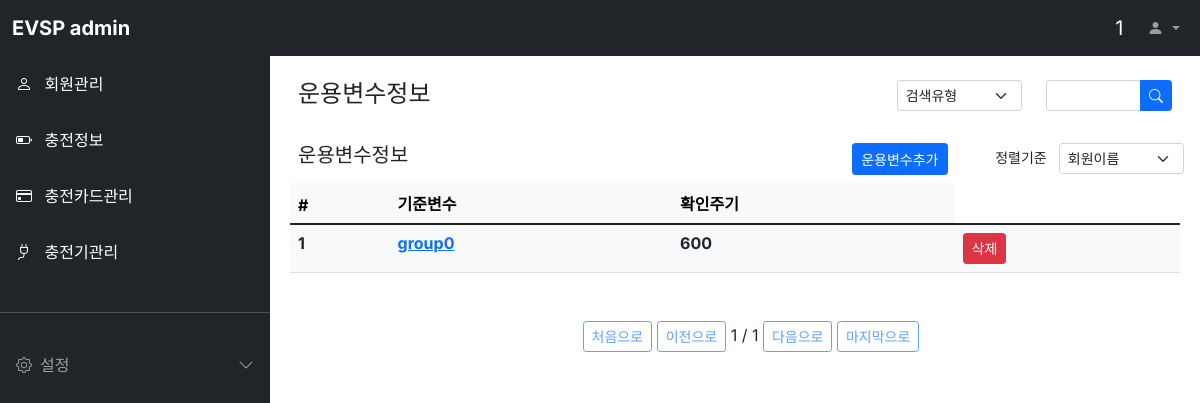
/variables/ (signed in), run on an earlier commit of the app's database.
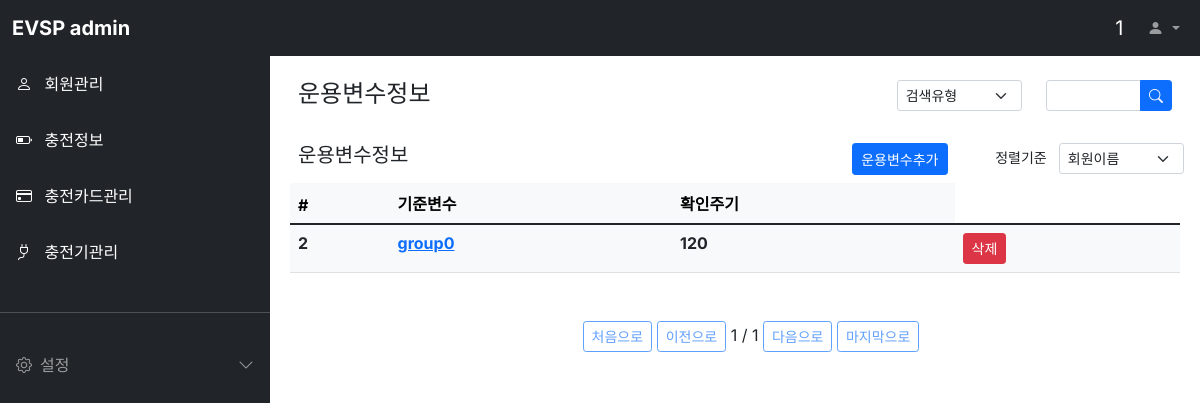
And on a later commit of the database.
### variables/models.py (models this page shows, shortened)
class Variables(models.Model):
  group = models.CharField(max_length=64, blank=True, verbose_name="기준변수")
  interval = models.IntegerField(null=True, verbose_name='확인주기')
  class Meta:
    db_table = 'evsp_variables'
    verbose_name = '운용변수'
    verbose_name_plural = '운용변수'

### variables/views.py (the view)
# urls.py: path('variables/', VariablesList.as_view()),
class VariablesList(ListView):
  model = Variables
  template_name='variables.html'
  context_object_name = 'variablesList'
  paginate_by = 2
  queryset = Variables.objects.all()
  def get_context_data(self, **kwargs):
    context = super().get_context_data(**kwargs)
    user_id = self.request.session['user']
    context['loginuser'] = user_id
    return context

### variables/templates/variables.html (shortened to what this page needs)
{% extends "base.html" %}
{% block contents %}
<div class="row mt-3 mx-3">
  <div class="col-md-8 fw-bold"><h4>운용변수정보</h4></div>
  <div class="col-md-2">
    <select class="form-select form-select-sm" aria-label="Default select example">
      <option selected>검색유형</option>
    </select>
  </div>
  <div class="col-md-2">
    <form>
      <div class="input-group input-group-sm">
        <input type="text" class="form-control" placeholder="" aria-label="Recipient's userid" aria-describedby="button-addon2">
        <button class="btn btn-primary" type="button" id="button-addon2">
          <i class="bi bi-search"></i>
        </button>
      </div>
    </form>
  </div>
</div>
<div class="row mt-3 mx-3">
  <div class="col-md-6 fw-bold"><h5>운용변수정보</h5></div>
  <div class="col-md-3 d-grid justify-content-md-end">
    <button class="btn btn-primary btn-sm"
      onclick="location.href='/variables/register/'">운용변수추가
    </button>
  </div>
  <div class="col-md-3">
    <div class="row justify-content-end">
      <label class="col form-select-sm text-end">정렬기준</label>
      <select class="col form-select form-select-sm" aria-label="Default select example">
        <option selected>회원이름</option>
      </select>
    </div>
  </div>
</div>
<div class="row mt-2 mx-2">
  <div class="col-12">
    <table class="table table-light">
      <thead class="thead-light">
        <tr>
          <th scope="col">#</th>
          <th scope="col">기준변수</th>
          <th scope="col">확인주기</th>
        </tr>
      </thead>
      <tbody class="text-dark">
        {% for variables in variablesList %}
        <tr>
          <th scope="row">{{ variables.id }}</th>
          <th><a id="variables-{{ variables.id }}" onmouseenter="variables_detail({{ variables.id }});" onmouseleave="variables_leave({{ variables.id }});"
            href="/variables/{{ variables.id }}">{{ variables.group }}</a></th>
          <th>{{ variables.interval }}</th>
          <th><a class="btn btn-primary btn-sm btn-danger" id="variables-{{ variables.id }}"
            href="/variables/{{ variables.id }}/delete" target="_blank">삭제</a></th>
        </tr>
        {% endfor %}
      </tbody>
    </table>
    <div class="pagination justify-content-center mt-5">
      <ul class="step-links">
        {% if page_obj.has_previous %}
        <a class="btn btn-sm btn-outline-primary" href="?page=1">처음으로</a>
        <a class="btn btn-sm btn-outline-primary" href="?page={{ page_obj.previous_page_number }}">이전으로</a>
        {% else %}
        <a class="btn btn-sm btn-outline-primary disabled" href="#">처음으로</a>
        <a class="btn btn-sm btn-outline-primary disabled" href="#">이전으로</a>
        {% endif %}
      <span class="current">
        {{ page_obj.number }} / {{ page_obj.paginator.num_pages }}
      </span>
        {% if page_obj.has_next %}
        <a class="btn btn-sm btn-outline-primary" href="?page={{ page_obj.next_page_number }}">다음으로</a>
        <a class="btn btn-sm btn-outline-primary" href="?page={{ page_obj.paginator.num_pages }}">마지막으로</a>
        {% else %}
        <a class="btn btn-sm btn-outline-primary disabled" href="#">다음으로</a>
        <a class="btn btn-sm btn-outline-primary disabled" href="#">마지막으로</a>
        {% endif %}
      </ul>
    </div>
  </div>
</div>
{% endblock %}

What changed in the data, as far as the page shows it:
removed Variables: id "1", group "group0", interval "600"
added Variables: id "2", group "group0", interval "120"
